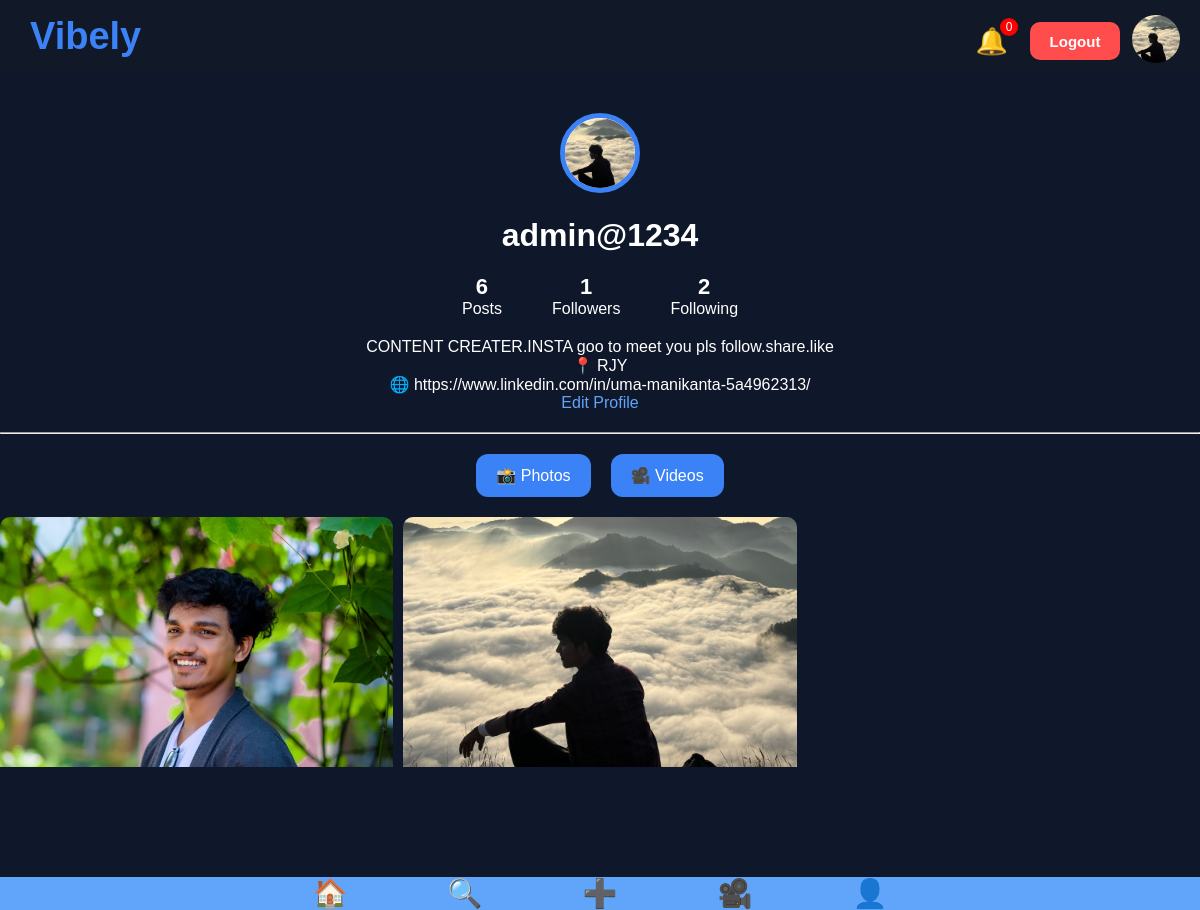
Screenshot of /profile/ (signed in) with the database file from the repository.
### accounts/models.py (models this page shows, shortened)
class Profile(models.Model):
    user = models.OneToOneField(User, on_delete=models.CASCADE)
    bio = models.TextField(blank=True)
    location = models.CharField(
        max_length=100,
        blank=True
    )
    website = models.URLField(
        blank=True
    )
    profile_picture = models.ImageField(
    upload_to='profile_pictures/',
    default='default.jpg'
)
    cover_photo = models.ImageField(
    upload_to='cover_photos/',
    blank=True,
    null=True
)
    from django.contrib.auth.models import User

### posts/models.py (models this page shows, shortened)
class Post(models.Model):
    user = models.ForeignKey(
        User,
        on_delete=models.CASCADE
    )
    caption = models.TextField()
    category = models.CharField(
        max_length=20,
        choices=CATEGORY_CHOICES
    )
    media = models.FileField(
        upload_to='posts/',
        blank=True,
        null=True
    )
    created_at = models.DateTimeField(
        auto_now_add=True
    )
    views = models.IntegerField(
        default=0
    )

### accounts/views.py (the view)
# urls.py: path('profile/', profile, name='profile'),
@login_required
def profile(request):
    profile, created = Profile.objects.get_or_create(
        user=request.user
    )
    posts = Post.objects.filter(
        user=request.user
    ).order_by('-created_at')
    posts_count = posts.count()
    followers_count = Follow.objects.filter(
        following=request.user
    ).count()
    following_count = Follow.objects.filter(
        follower=request.user
    ).count()
    notification_count = Notification.objects.filter(
        user=request.user,
        is_read=False
    ).count()
    return render(
        request,
        'accounts/profile.html',
        {
            'profile': profile,
            'posts': posts,
            'followers_count': followers_count,
            'following_count': following_count,
            'posts_count': posts_count,
            'notification_count': notification_count
        }
    )

### templates/accounts/profile.html (shortened to what this page needs)
{% extends 'base.html' %}
{% block content %}
<div class="profile-header">
    {% if profile.profile_picture %}
    <img
        src="{{ profile.profile_picture.url }}"
        class="profile-pic">
    {% endif %}
    <h1 class="profile-name">
        {{ user.username }}
    </h1>
    <div class="profile-stats">
    <div>
        <strong>{{ posts_count }}</strong>
        <p>Posts</p>
    </div>
    <div>
        <strong>{{ followers_count }}</strong>
        <p>Followers</p>
    </div>
    <div>
        <strong>{{ following_count }}</strong>
        <p>Following</p>
    </div>
</div>
    <p>{{ profile.bio }}</p>
    <p>📍 {{ profile.location }}</p>
    <p>🌐 {{ profile.website }}</p>
    <a href="/edit-profile/">
        Edit Profile
    </a>
</div>
</div>
<hr>
<div class="tab-buttons">
    <button onclick="showPhotos()">📸 Photos</button>
    <button onclick="showVideos()">🎥 Videos</button>
</div>
<div id="photos-section" class="posts-grid">
{% for post in posts %}
    {% if post.media and ".mp4" not in post.media.url %}
       <a href="/post/{{ post.id }}/">
<div class="grid-item">
            <img src="{{ post.media.url }}">
        </div>
</a>
    {% endif %}
{% endfor %}
</div>
{% endblock %}

### templates/base.html (shortened to what this page needs)
{% load static %}
<!DOCTYPE html>
<html>
<head>
    <link rel="stylesheet"
          href="{% static 'css/style.css' %}">
          {% load static %}
</head>
<body>
<nav class="top-nav">
    <div class="logo">
        Vibely
    </div>
 {% if user.is_authenticated %}
<div class="top-right-section">
<a href="/notifications/"
   class="notification-btn">
    🔔
    <span
        class="notification-count"
        id="notification-count">
        {{ notification_count }}
    </span>
</a>
    <a href="/logout/" class="logout-btn">
        Logout
    </a>
    <a href="/profile/">
        <img
            src="{{ user.profile.profile_picture.url }}"
            class="nav-profile-pic">
    </a>
</div>
{% endif %}
</nav>
<div class="container">
    {% block content %}
    {% endblock %}
<div class="bottom-nav">
    <a href="/">🏠</a>
    <a href="/search/">🔍</a>
    <a href="#" onclick="openUploadMenu()">
        ➕
    </a>
    <a href="/reels/">🎥</a>
    <a href="/profile/">👤</a>
</div>
</body>
</html>

### static/css/style.css (style rules this page uses)
* { margin:0; padding:0; box-sizing:border-box; font-family:Arial,sans-serif; }
body { background:#0f172a; color:white; font-family:Arial, sans-serif; margin:0; padding:0; }
a { text-decoration:none; color:#60a5fa; }
nav { background: #111827; color:white; display:flex; justify-content:space-between; align-items:center; padding:15px 50px; }
.logo { font-size:28px; color:#22c55e; font-weight:bold; }
.container { width:100%; max-width:1200px; margin:auto; padding:0 20px; }
body { background:#0f172a; color:rgb(0, 0, 0); }
.profile-header { text-align:center; }
.profile-pic { width:150px; height:150px; border-radius:50%; border:5px solid white; margin-top:-75px; background:white; }
.profile-name { font-size:32px; margin-top:10px; }
.profile-stats { display:flex; justify-content:center; gap:50px; margin:20px 0; }
.container { max-width:700px; margin:30px auto; }
.posts-grid { display:grid; grid-template-columns:repeat(3,1fr); gap:10px; margin-top:20px; }
.grid-item { aspect-ratio:1/1; overflow:hidden; border-radius:10px; }
.grid-item img, .grid-item video { width:100%; height:100%; object-fit:cover; }
.tab-buttons { display:flex; justify-content:center; gap:20px; margin:20px 0; }
.tab-buttons button { padding:10px 20px; border:none; border-radius:10px; background:#6c63ff; color:white; cursor:pointer; }
.logo { font-size:28px; font-weight:bold; color:#8b5cf6; }
.container { max-width:650px; margin:auto; padding:20px; }
body { background:#0f172a; color:white; margin:0; font-family:Arial,sans-serif; }
nav { background:#111827; padding:18px 40px; display:flex; justify-content:space-between; align-items:center; }
.logo { font-size:32px; font-weight:bold; color:#3b82f6; }
.container { width:100%; max-width:900px; margin:auto; padding:20px; }
body { background:#0f172a; color:#ffffff; font-family:Arial, sans-serif; margin:0; padding:0; }
nav { background:#111827; padding:18px 40px; display:flex; justify-content:space-between; align-items:center; top:0; z-index:1000; }
.logo { font-size:38px; font-weight:800; color:#3b82f6; }
h1 { font-size:50px; margin-bottom:10px; }
button { background:#3b82f6; color:white; border:none; padding:10px 20px; border-radius:10px; cursor:pointer; font-size:16px; }
.profile-pic { width:220px; height:220px; border-radius:50%; object-fit:cover; border:5px solid #3b82f6; }
.profile-name { margin-top:10px; }
.profile-stats { display:flex; justify-content:center; gap:30px; margin-top:20px; }
.posts-grid { display:grid; grid-template-columns:repeat(3,1fr); gap:10px; }
.grid-item img, .grid-item video { width:100%; height:250px; object-fit:cover; }
.tab-buttons button { background:#476799; color:white; border:none; border-radius:12px; padding:12px 25px; font-size:16px; cursor:pointer; }
button, .tab-buttons button { background:#3b82f6; color:white; border:none; border-radius:12px; padding:12px 20px; cursor:pointer; }
.top-nav { display:flex; justify-content:space-between; align-items:center; padding:15px 30px; }
.nav-profile-pic { width:45px; height:45px; border-radius:50%; object-fit:cover; }
.bottom-nav { display:flex; justify-content:center; align-items:center; background-color: #60a5fa; gap:100px; background-size: 110px; position:fixed; bottom:0; width:100%; }
.bottom-nav a { color:white; text-decoration:none; font-size:28px; }
* { scrollbar-width:none; }
.profile-stats div { text-align:center; }
.profile-stats strong { display:block; font-size:22px; }
.profile-name { margin-top :20px; }
.profile-pic { width:80px; height:80px; border-radius:50%; object-fit:cover; margin-top:20px; }
.top-right-section { position:absolute; top:15px; right:20px; display:flex; align-items:center; gap:12px; }
.logout-btn { display:flex; align-items:center; justify-content:center; width:90px; height:38px; background:#ff4d4d; color:white; text-decoration:none; font-weight:bold; font-size:15px; border-radius:10px; transition:0.3s; }
.nav-profile-pic { width:48px; height:48px; border-radius:50%; object-fit:cover; }
.notification-btn { font-size:26px; text-decoration:none; color:white; margin-right:10px; }
.notification-btn { position:relative; font-size:26px; text-decoration:none; color:white; }
.notification-count { position:absolute; top:-8px; right:-10px; background:red; color:white; width:18px; height:18px; border-radius:50%; font-size:12px; display:flex; align-items:center; justify-content:center; }

### rows the page displays
Profile: profile_picture (picture), bio "CONTENT CREATER.INSTA goo to meet you pls follow.share.like", location "RJY", website "https://www.linkedin.com/in/uma-manikanta-5a4962313/"
Post: media (picture)
Post: media (picture)

### other values shown
{{ notification_count }} "0"
{{ user.username }} "admin@1234"
{{ posts_count }} "6"
{{ followers_count }} "1"
{{ following_count }} "2"
